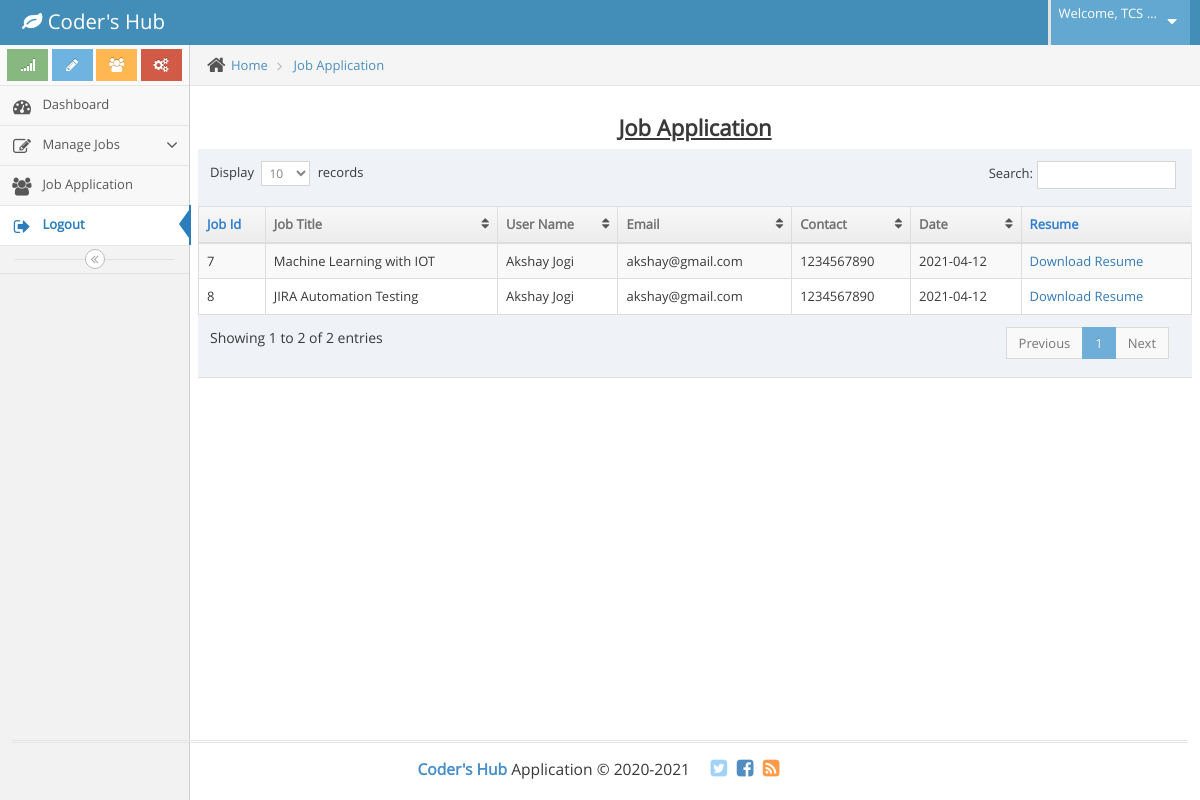
Screenshot of /company/job_application.php (signed in) with the database file from the repository.
### tables this page shows
CREATE TABLE `company` (
  `Comp_id` int(12) NOT NULL,
  `Comp_name` varchar(30) NOT NULL,
  `Email` varchar(100) NOT NULL,
  `Contact` bigint(12) NOT NULL,
  `Address` varchar(100) NOT NULL,
  `About_company` varchar(100) NOT NULL,
  `Logo_company` varchar(30) NOT NULL,
  `Owner_name` varchar(15) NOT NULL,
  `Established_year` int(10) NOT NULL,
  `Reg_date` date NOT NULL,
  `Password` varchar(10) NOT NULL
);

CREATE TABLE `job_application` (
  `Id` int(12) NOT NULL,
  `Job_id` int(12) NOT NULL,
  `User_id` int(12) NOT NULL,
  `resume` varchar(255) NOT NULL,
  `Date` date NOT NULL,
  `comp_id` int(11) NOT NULL
);

CREATE TABLE `job` (
  `Job_id` int(12) NOT NULL,
  `Tech_id` int(50) NOT NULL,
  `Sub_id` int(50) NOT NULL,
  `Title` varchar(100) NOT NULL,
  `Description` text NOT NULL,
  `Job_type` varchar(50) NOT NULL,
  `Location` varchar(50) NOT NULL,
  `Interview_type` varchar(50) NOT NULL,
  `No_of_vacancy` varchar(50) NOT NULL,
  `Min_salary` float NOT NULL,
  `Max_salary` float NOT NULL,
  `Exp_from` bigint(10) NOT NULL,
  `Exp_to` bigint(10) NOT NULL,
  `Date` date NOT NULL,
  `Comp_id` int(12) NOT NULL
);

CREATE TABLE `user` (
  `User_id` int(100) NOT NULL,
  `Fname` varchar(100) NOT NULL,
  `Lname` varchar(100) NOT NULL,
  `Email` varchar(100) NOT NULL,
  `Gender` varchar(20) NOT NULL,
  `Dob` date NOT NULL,
  `Contact` bigint(10) NOT NULL,
  `Address` varchar(100) NOT NULL,
  `Password` varchar(50) NOT NULL,
  `Reg_date` date NOT NULL
);

### company/job_application.php (the view, shortened to what this page needs)
<?php
$Comp_id = $_SESSION["Comp_id"];
$obj = new mysqli("localhost","root","","codershub");
$result = $obj->query("SELECT job_application.*, user.Fname,user.Lname,user.Contact,job_application.resume,job_application.Date, user.Email,user.Contact
,job.Title from job_application INNER JOIN user ON job_application.User_id = user.User_id inner join Job on job_application.Job_id = job.Job_id WHERE job_application.Comp_id='$Comp_id' ");
?>
<!DOCTYPE html>
<html lang="en">
  <head>
    <link rel="stylesheet" href="assets/css/bootstrap.min.css" />
    <link rel="stylesheet" href="assets/font-awesome/4.5.0/css/font-awesome.min.css" />
    <link rel="stylesheet" href="assets/css/ace.min.css" class="ace-main-stylesheet" id="main-ace-style" />
    <link rel="stylesheet" href="assets/css/ace-skins.min.css" />
    <link rel="stylesheet" href="assets/css/ace-rtl.min.css" />
  </head>
  <body class="no-skin">
    <?php include'common/header.php';?>
    <div class="main-container ace-save-state" id="main-container">
        <?php include'common/sidebar.php';?>
      <div class="main-content">
        <div class="main-content-inner">
          <div class="breadcrumbs ace-save-state" id="breadcrumbs">
            <ul class="breadcrumb">
              <li>
                <i class="ace-icon fa fa-home home-icon"></i>
                <a href="#">Home</a>
              </li>
              <li>
                <a href="#">Job Application</a>
              </li>
            </ul>
          </div>
          <div class="page-content">
            <div class="row">
              <div class="col-xs-12">
                <div class="row">
                  <div class="col-xs-12">
                </div>
                <div class="row">
                  <div class="col-xs-12">
                      <h3 align="center"><u><b>Job Application</b></u></h3>
                    <div>
                      <table id="dynamic-table" class="table table-striped table-bordered table-hover">
                        <thead>
                          <tr>
                            <th>Job Id</th>
                            <th>Job Title</th>
                            <th>User Name</th>
                            <th>Email</th>
                            <th>Contact</th>
                            <th>Date</th>
                            <th>Resume</th>
                          </tr>
                        </thead>
                        <tbody>
                    	<?php
                    			while($row = $result->fetch_object()){
                    	?>
                          <tr>
                            <td><?php echo $row->Id; ?></td>
                            <td><?php echo $row->Title; ?></td>
                            <td><?php echo $row->Fname ." ".$row->Lname; ?></td>
                            <td><?php echo $row->Email; ?></td>
                            <td><?php echo $row->Contact; ?></td>
                            <td><?php echo $row->Date; ?></td>
                             <td><a href="../user/Resume/<?php echo $row->resume; ?>" download>Download Resume</a></td>
                          </tr>
                          <?php
                          		}
                          ?>
                        </tbody>
                      </table>
                    </div>
                  </div>
                </div>
              </div>
            </div>
          </div>
        </div>
      </div>
        <div class="footer">
        <div class="footer-inner">
      <?php include'common/footer.php' ;?>
    </div>
  </body>
</html>

### company/common/header.php (shortened to what this page needs)
<?php
$obj = new mysqli("localhost","root","","codershub");
$id = $_SESSION["Comp_id"];
$profile_data = $obj->query("select * from company where Comp_id = '$id'");
$profile = $profile_data->fetch_object();
?>
<div id="navbar" class="navbar navbar-default          ace-save-state">
			<div class="navbar-container ace-save-state" id="navbar-container">
				<div class="navbar-header pull-left">
					<a href="index.html" class="navbar-brand">
						<small>
							<i class="fa fa-leaf"></i>
							Coder's Hub
						</small>
					</a>
				</div>
				<div class="navbar-buttons navbar-header pull-right" role="navigation">
					<ul class="nav ace-nav">
						<li class="light-blue dropdown-modal">
							<a data-toggle="dropdown" href="#" class="dropdown-toggle">
								<span class="user-info">
								Welcome,  <?php echo $profile->Comp_name;?>
								</span>
								<i class="ace-icon fa fa-caret-down"></i>
							</a>
						</li>
					</ul>
				</div>
			</div>
		</div>

### rows the page displays
company: Comp_name "TCS…"
job_application: Id "7", Job.Title "Machine Learning with IOT", User.Fname "Akshay", User.Lname "Jogi", User.Email "akshay@gmail.com", User.Contact "1234567890", Date "2021-04-12"
job_application: Id "8", Job.Title "JIRA Automation Testing", User.Fname "Akshay", User.Lname "Jogi", User.Email "akshay@gmail.com", User.Contact "1234567890", Date "2021-04-12"
